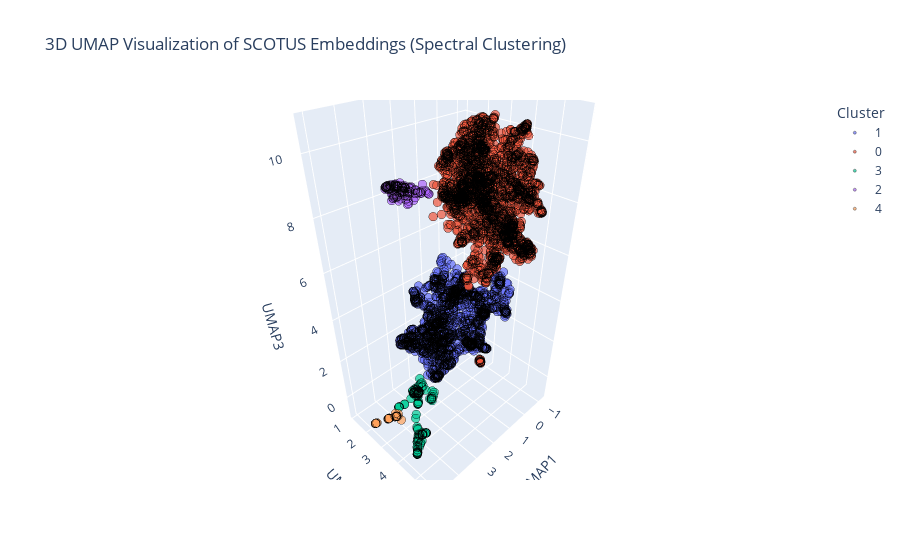

This figure's notebook cell:
### Code cell
import numpy as np
import plotly.express as px
import pandas as pd
import umap
from sklearn.cluster import SpectralClustering

# Load embeddings
texts=pd.read_csv("/home/maria/Neurogarage2/scotusCebra/scotus_with_summaries_ordered_full.csv").loc[:5000, "summary"]
output_path = "/home/maria/Downloads/scotus_embeddings.npy"
#output_path="/home/maria/Downloads/scotus_embeddings_small.npy"
embeddings = np.load(output_path)[:5000]

# Apply UMAP for nonlinear dimensionality reduction to 3D
umap_model = umap.UMAP(n_components=3, n_neighbors=15, min_dist=0.1, metric='euclidean', random_state=42)
umap_result_ = umap_model.fit_transform(embeddings)  # Taking first 2000 points for better visualization

# Perform Spectral Clustering
num_clusters = 5 # Adjust as needed
clustering = SpectralClustering(n_clusters=num_clusters, affinity='nearest_neighbors', assign_labels='kmeans', random_state=42)
cluster_labels = clustering.fit_predict(umap_result_)

# Convert to DataFrame
df = pd.DataFrame(umap_result_, columns=["UMAP1", "UMAP2", "UMAP3"])
df["Cluster"] = cluster_labels.astype(str)  # Convert to string for categorical coloring

# Plot interactive 3D scatter plot
fig = px.scatter_3d(df, x="UMAP1", y="UMAP2", z="UMAP3", opacity=0.7, 
                     title="3D UMAP Visualization of SCOTUS Embeddings (Spectral Clustering)",
                     color=df["Cluster"])

fig.update_traces(marker=dict(size=3, line=dict(width=0.5, color="black")))
fig.show()

### Figure 1 — Plotly figure (JSON) as saved in the notebook; plotly's stock layout.template omitted (floating-point values rounded to 4 significant figures; data arrays with more than 128 entries replaced by an {"elided": "..."} marker saying what was removed)
{"data": [{"hovertemplate": "Cluster=1<br>UMAP1=%{x}<br>UMAP2=%{y}<br>UMAP3=%{z}<extra></extra>", "legendgroup": "1", "marker": {"color": "#636efa", "line": {"color": "black", "width": 0.5}, "opacity": 0.7, "size": 3, "symbol": "circle"}, "mode": "markers", "name": "1", "scene": "scene", "showlegend": true, "type": "scatter3d", "x": {"elided": "1823 float values"}, "y": {"elided": "1823 float values"}, "z": {"elided": "1823 float values"}}, {"hovertemplate": "Cluster=0<br>UMAP1=%{x}<br>UMAP2=%{y}<br>UMAP3=%{z}<extra></extra>", "legendgroup": "0", "marker": {"color": "#EF553B", "line": {"color": "black", "width": 0.5}, "opacity": 0.7, "size": 3, "symbol": "circle"}, "mode": "markers", "name": "0", "scene": "scene", "showlegend": true, "type": "scatter3d", "x": {"elided": "2846 float values"}, "y": {"elided": "2846 float values"}, "z": {"elided": "2846 float values"}}, {"hovertemplate": "Cluster=3<br>UMAP1=%{x}<br>UMAP2=%{y}<br>UMAP3=%{z}<extra></extra>", "legendgroup": "3", "marker": {"color": "#00cc96", "line": {"color": "black", "width": 0.5}, "opacity": 0.7, "size": 3, "symbol": "circle"}, "mode": "markers", "name": "3", "scene": "scene", "showlegend": true, "type": "scatter3d", "x": {"elided": "162 float values"}, "y": {"elided": "162 float values"}, "z": {"elided": "162 float values"}}, {"hovertemplate": "Cluster=2<br>UMAP1=%{x}<br>UMAP2=%{y}<br>UMAP3=%{z}<extra></extra>", "legendgroup": "2", "marker": {"color": "#ab63fa", "line": {"color": "black", "width": 0.5}, "opacity": 0.7, "size": 3, "symbol": "circle"}, "mode": "markers", "name": "2", "scene": "scene", "showlegend": true, "type": "scatter3d", "x": {"elided": "138 float values"}, "y": {"elided": "138 float values"}, "z": {"elided": "138 float values"}}, {"hovertemplate": "Cluster=4<br>UMAP1=%{x}<br>UMAP2=%{y}<br>UMAP3=%{z}<extra></extra>", "legendgroup": "4", "marker": {"color": "#FFA15A", "line": {"color": "black", "width": 0.5}, "opacity": 0.7, "size": 3, "symbol": "circle"}, "mode": "markers", "name": "4", "scene": "scene", "showlegend": true, "type": "scatter3d", "x": [4.69, 5.054, 4.503, 4.686, 4.479, 4.453, 4.669, 4.666, 4.686, 5.067, 4.703, 5.063, 4.54, 4.509, 4.507, 4.689, 4.519, 4.689, 4.495, 4.438, 4.705, 4.69, 5.06, 4.51, 4.668, 4.514, 5.015, 5.042, 5.058, 5.063, 4.483], "y": [2.826, 2.446, 3.111, 2.836, 3.163, 3.334, 2.852, 2.858, 2.835, 2.434, 2.816, 2.437, 3.075, 3.116, 3.112, 2.833, 3.095, 2.834, 3.127, 3.152, 2.816, 2.831, 2.441, 3.112, 2.854, 3.109, 2.488, 2.46, 2.442, 2.437, 3.038], "z": [-0.1469, -0.441, 0.08902, -0.1423, 0.09718, 0.0119, -0.1201, -0.1195, -0.1419, -0.4562, -0.1615, -0.4498, 0.04768, 0.0778, 0.08182, -0.1461, 0.06889, -0.1456, 0.08992, 0.1917, -0.1631, -0.1466, -0.4473, 0.07682, -0.1188, 0.06877, -0.4106, -0.4306, -0.4458, -0.45, 0.1574]}], "layout": {"legend": {"title": {"text": "Cluster"}, "tracegroupgap": 0}, "scene": {"domain": {"x": [0, 1], "y": [0, 1]}, "xaxis": {"title": {"text": "UMAP1"}}, "yaxis": {"title": {"text": "UMAP2"}}, "zaxis": {"title": {"text": "UMAP3"}}}, "title": {"text": "3D UMAP Visualization of SCOTUS Embeddings (Spectral Clustering)"}}}
